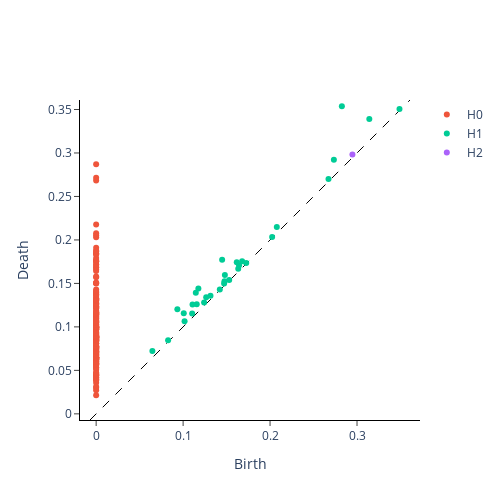

Write notebook code for a chart like this one.
### Code cell
# Diagrama de persistencia de los datos iniciales sin transformación
X_3d = X[np.newaxis, :, :]   # shape = (1, 204, 7)

diagram_X = VR.fit_transform_plot(X_3d)
